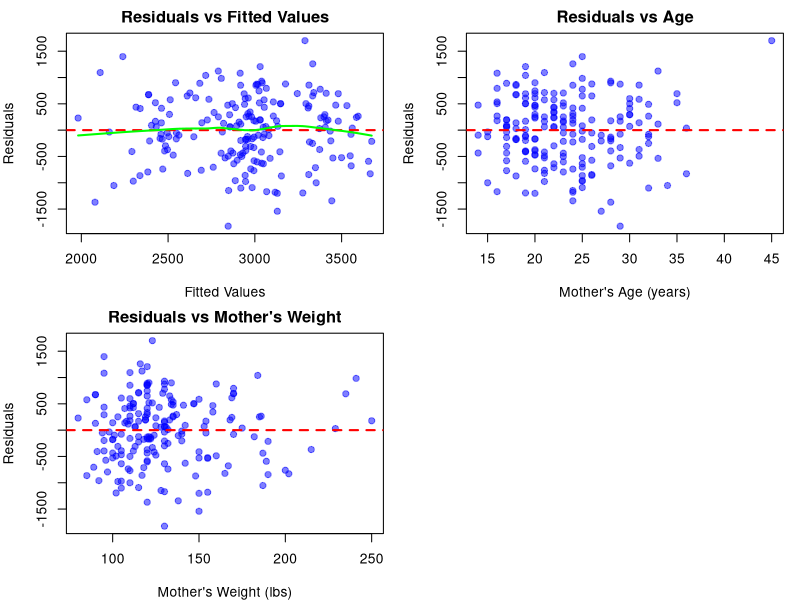
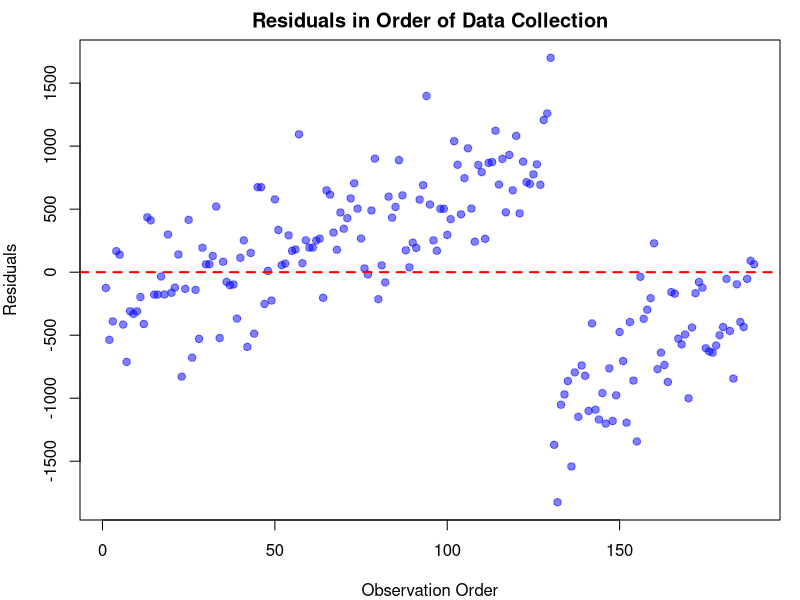
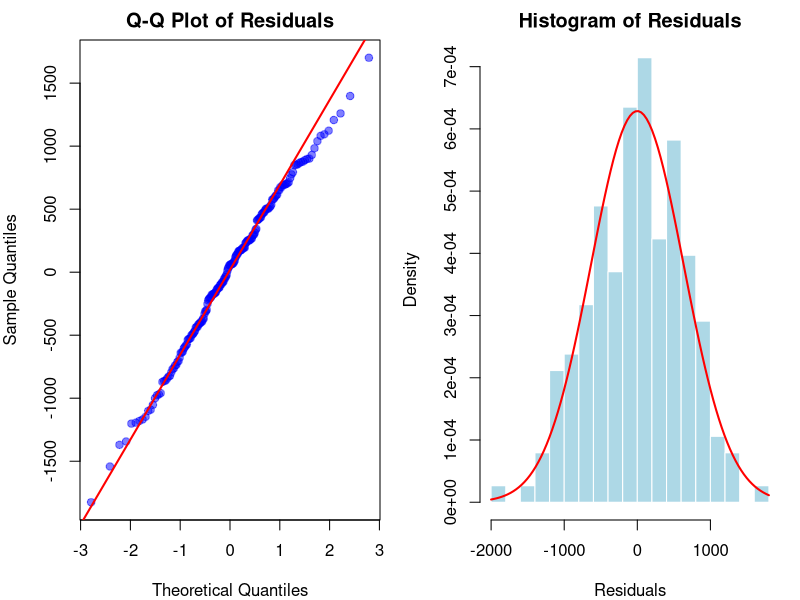
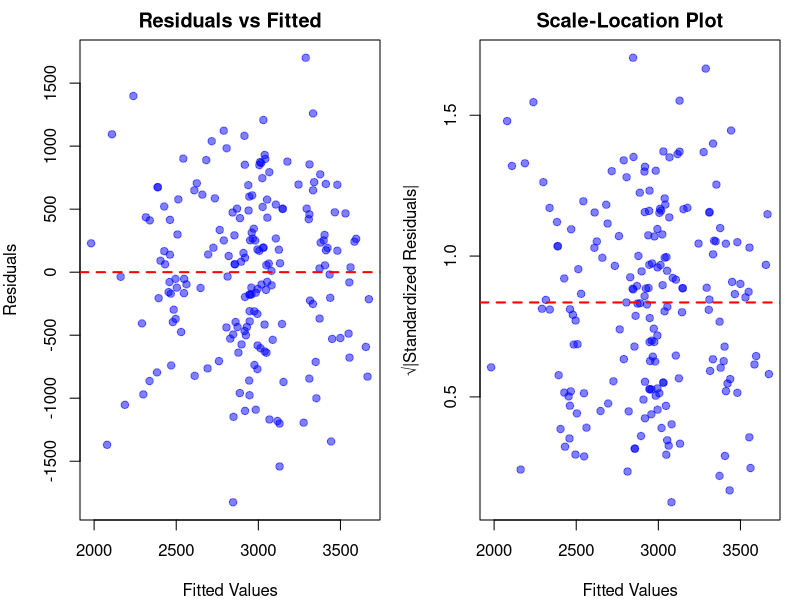
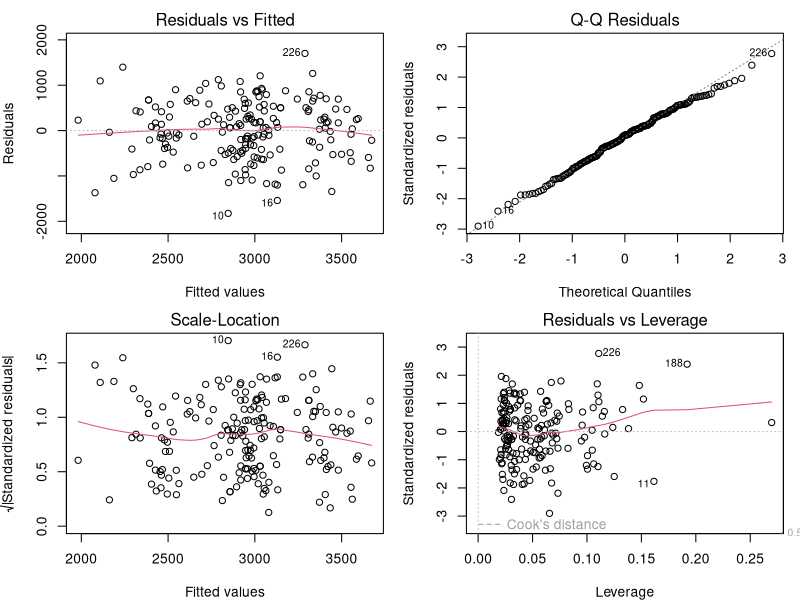
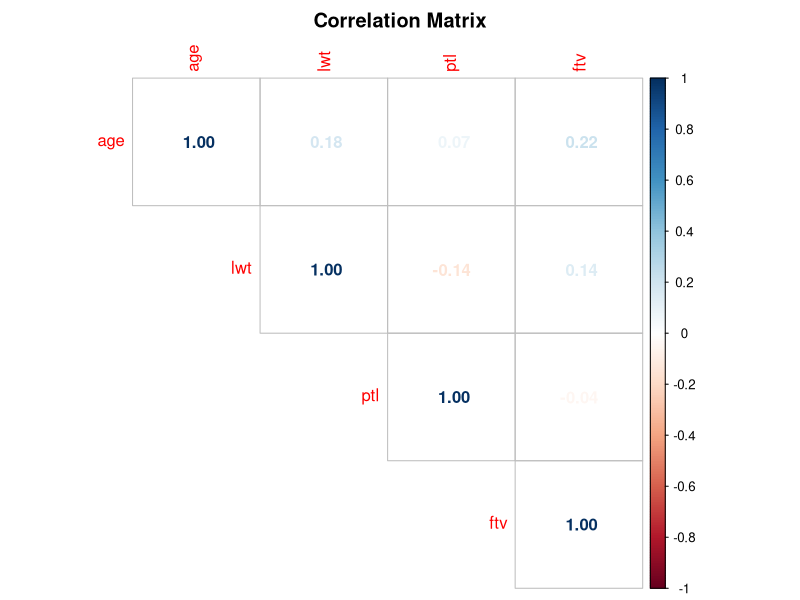
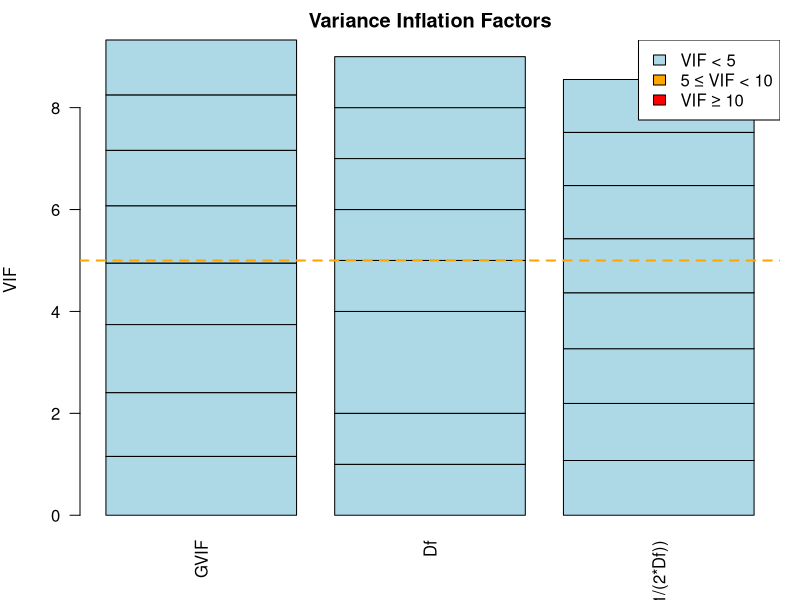
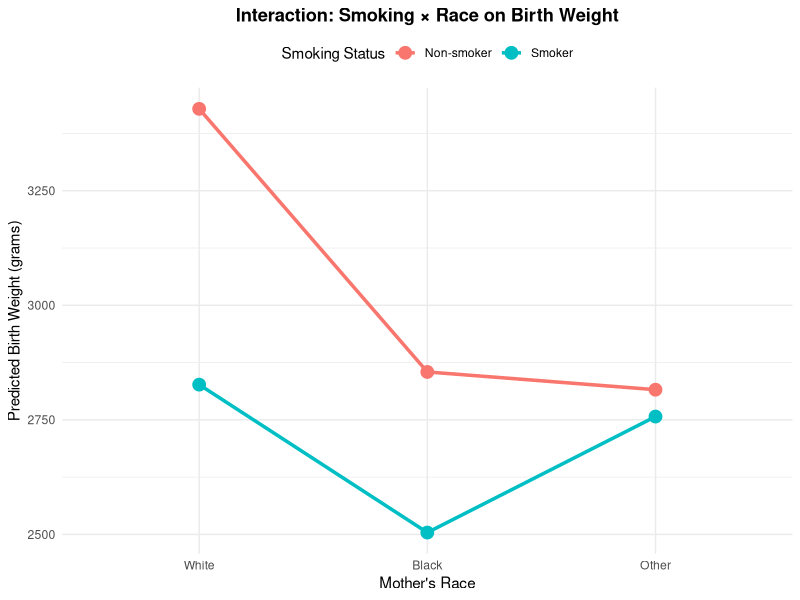

The R script that drew these images, in order:
# ==============================================================================
# Lecture 94: Lab - Building a Clinical Prediction Model
# Practical Biostatistics with R
# ==============================================================================

# Load required packages
library(MASS)      # For stepAIC function
library(car)       # For VIF calculation
library(ggplot2)   # For visualization
library(dplyr)     # For data manipulation
library(gridExtra) # For arranging plots

# If packages are not installed, run:
# install.packages(c("MASS", "car", "ggplot2", "dplyr", "gridExtra"))

# ==============================================================================
# DATASET: We'll use the 'birthwt' dataset from MASS package
# This is a classic epidemiological dataset about risk factors for low birth weight
# ==============================================================================

# Load the dataset
data(birthwt)

# View the first few rows
head(birthwt)

# View dataset structure
str(birthwt)

# Dataset description:
# low:   indicator of birth weight < 2.5 kg (0 = normal, 1 = low)
# age:   mother's age in years
# lwt:   mother's weight in pounds at last menstrual period
# race:  mother's race (1 = white, 2 = black, 3 = other)
# smoke: smoking status during pregnancy (0 = no, 1 = yes)
# ptl:   number of previous premature labors
# ht:    history of hypertension (0 = no, 1 = yes)
# ui:    presence of uterine irritability (0 = no, 1 = yes)
# ftv:   number of physician visits during first trimester
# bwt:   birth weight in grams (our outcome variable)

# ==============================================================================
# DATA PREPARATION
# ==============================================================================

# Create a working dataset
birth_data <- birthwt

# Convert categorical variables to factors with meaningful labels
birth_data$race <- factor(birth_data$race, 
                          levels = c(1, 2, 3),
                          labels = c("White", "Black", "Other"))

birth_data$smoke <- factor(birth_data$smoke, 
                           levels = c(0, 1),
                           labels = c("Non-smoker", "Smoker"))

birth_data$ht <- factor(birth_data$ht, 
                        levels = c(0, 1),
                        labels = c("No", "Yes"))

birth_data$ui <- factor(birth_data$ui, 
                        levels = c(0, 1),
                        labels = c("No", "Yes"))

# Summary statistics
summary(birth_data)

# Check for missing values
colSums(is.na(birth_data))

# ==============================================================================
# MULTIVARIABLE LINEAR REGRESSION
# ==============================================================================


# Simple linear regression (for comparison)
model_simple <- lm(bwt ~ age, data = birth_data)
summary(model_simple)

# simple regression r squared
summary(model_simple)$r.squared


# Multivariable linear regression
# Research question: What factors predict birth weight?
model_full <- lm(bwt ~ age + lwt + race + smoke + ptl + ht + ui + ftv, 
                 data = birth_data)

summary(model_full)

# Confidence intervals for coefficients
confint(model_full)

# ==============================================================================
# CHECKING MODEL ASSUMPTIONS
# ==============================================================================


# Extract residuals and fitted values
residuals <- residuals(model_full)
fitted_values <- fitted(model_full)
standardized_residuals <- rstandard(model_full)

# -----------------
# 1. LINEARITY CHECK
# -----------------

# Residuals vs Fitted Values plot
par(mfrow = c(2, 2), mar = c(4, 4, 2, 1))

plot(fitted_values, residuals,
     main = "Residuals vs Fitted Values",
     xlab = "Fitted Values",
     ylab = "Residuals",
     pch = 19, col = rgb(0, 0, 1, 0.5))
abline(h = 0, col = "red", lwd = 2, lty = 2)
lines(lowess(fitted_values, residuals), col = "green", lwd = 2)

##"Look for: Random scatter around zero (red line)
##"Warning signs: Curved patterns, systematic trends

# Partial residual plots for continuous predictors
# Age

plot(birth_data$age, residuals,
     main = "Residuals vs Age",
     xlab = "Mother's Age (years)",
     ylab = "Residuals",
     pch = 19, col = rgb(0, 0, 1, 0.5))
abline(h = 0, col = "red", lwd = 2, lty = 2)

# Mother's weight
plot(birth_data$lwt, residuals,
     main = "Residuals vs Mother's Weight",
     xlab = "Mother's Weight (lbs)",
     ylab = "Residuals",
     pch = 19, col = rgb(0, 0, 1, 0.5))
abline(h = 0, col = "red", lwd = 2, lty = 2)

par(mfrow = c(1, 1))

# -----------------
# 2. INDEPENDENCE CHECK
# -----------------

# Check based on study design
# Are observations independent?
# No clustering (e.g., multiple births from same mother)?
# No time series structure?

# Plot residuals in order of data collection
plot(1:length(residuals), residuals,
     main = "Residuals in Order of Data Collection",
     xlab = "Observation Order",
     ylab = "Residuals",
     pch = 19, col = rgb(0, 0, 1, 0.5))
abline(h = 0, col = "red", lwd = 2, lty = 2)

##Look for: Random pattern (no trends or cycles)

# -----------------
# 3. NORMALITY CHECK
# -----------------

par(mfrow = c(1, 2))

# Q-Q plot
qqnorm(residuals, main = "Q-Q Plot of Residuals",
       pch = 19, col = rgb(0, 0, 1, 0.5))
qqline(residuals, col = "red", lwd = 2)

# Histogram
hist(residuals, breaks = 20, col = "lightblue", border = "white",
     main = "Histogram of Residuals",
     xlab = "Residuals",
     probability = TRUE)
curve(dnorm(x, mean = mean(residuals), sd = sd(residuals)),
      add = TRUE, col = "red", lwd = 2)

par(mfrow = c(1, 1))

# Shapiro-Wilk test for normality
shapiro_test <- shapiro.test(residuals)
shapiro_test

# Conclusion: Residuals appear to be normally distributed (if p > 0.05)
# Conclusion: Evidence of non-normality (p < 0.05)
# Note: With large samples, minor deviations may be significant

# -----------------
# 4. HOMOSCEDASTICITY CHECK
# -----------------

par(mfrow = c(1, 2))

# Residuals vs Fitted
plot(fitted_values, residuals,
     main = "Residuals vs Fitted",
     xlab = "Fitted Values",
     ylab = "Residuals",
     pch = 19, col = rgb(0, 0, 1, 0.5))
abline(h = 0, col = "red", lwd = 2, lty = 2)

# Scale-Location plot
plot(fitted_values, sqrt(abs(standardized_residuals)),
     main = "Scale-Location Plot",
     xlab = "Fitted Values",
     ylab = "√|Standardized Residuals|",
     pch = 19, col = rgb(0, 0, 1, 0.5))
abline(h = mean(sqrt(abs(standardized_residuals))), col = "red", lwd = 2, lty = 2)

par(mfrow = c(1, 1))

# Look for: Constant vertical spread (no funnel or fan shape)

# Breusch-Pagan test for heteroscedasticity
bp_test <- lmtest::bptest(model_full)
bp_test
# Conclusion: No evidence of heteroscedasticity (p > 0.05)
# Conclusion: Evidence of heteroscedasticity (p < 0.05)

# Comprehensive diagnostic plots
par(mfrow = c(2, 2))
plot(model_full)
par(mfrow = c(1, 1))

# ==============================================================================
# LECTURE 91: MULTICOLLINEARITY & VIF
# ==============================================================================

# Calculate correlation matrix for continuous predictors
continuous_vars <- birth_data[, c("age", "lwt", "ptl", "ftv")]
cor_matrix <- cor(continuous_vars, use = "complete.obs")

print(round(cor_matrix, 3))

# Visualize correlation matrix
library(corrplot)
corrplot::corrplot(cor_matrix, method = "number", type = "upper",
                   title = "Correlation Matrix",
                   mar = c(0, 0, 2, 0))

# Calculate Variance Inflation Factor (VIF)
vif_values <- vif(model_full)
print(vif_values)

# VIF Interpretation
# VIF < 5: No multicollinearity concern
# 5 ≤ VIF < 10: Moderate multicollinearity
# "VIF ≥ 10: Severe multicollinearity



# Visualize VIF values
barplot(vif_values, 
        main = "Variance Inflation Factors",
        ylab = "VIF",
        col = ifelse(vif_values >= 10, "red",
                     ifelse(vif_values >= 5, "orange", "lightblue")),
        las = 2)
abline(h = 5, col = "orange", lty = 2, lwd = 2)
abline(h = 10, col = "red", lty = 2, lwd = 2)
legend("topright", legend = c("VIF < 5", "5 ≤ VIF < 10", "VIF ≥ 10"),
       fill = c("lightblue", "orange", "red"))

# ==============================================================================
# INTERACTION TERMS & EFFECT MODIFICATION
# ==============================================================================


# Research question: Does the effect of smoking on birth weight differ by race?

# Model without interaction
model_no_interaction <- lm(bwt ~ smoke + race, data = birth_data)

# Model with interaction
model_interaction <- lm(bwt ~ smoke * race, data = birth_data)

summary(model_no_interaction)

summary(model_interaction)

# Test if interaction is significant
# Testing for Interaction
anova_result <- anova(model_no_interaction, model_interaction)
print(anova_result)

# Conclusion: Significant interaction detected (p < 0.05) if the effect of smoking on birth weight differs across racial groups.
# Conclusion: No significant interaction (p > 0.05) if the effect of smoking is similar across racial groups.

# Visualize the interaction

# Calculate predicted values
pred_data <- expand.grid(
  smoke = levels(birth_data$smoke),
  race = levels(birth_data$race)
)

pred_data$predicted_bwt <- predict(model_interaction, newdata = pred_data)

# Create interaction plot
ggplot(pred_data, aes(x = race, y = predicted_bwt, color = smoke, group = smoke)) +
  geom_point(size = 4) +
  geom_line(linewidth = 1.2) +
  labs(title = "Interaction: Smoking × Race on Birth Weight",
       x = "Mother's Race",
       y = "Predicted Birth Weight (grams)",
       color = "Smoking Status") +
  theme_minimal() +
  theme(legend.position = "top",
        plot.title = element_text(hjust = 0.5, face = "bold"))

# Alternative visualization with actual data
ggplot(birth_data, aes(x = race, y = bwt, fill = smoke)) +
  geom_boxplot(alpha = 0.7) +
  labs(title = "Birth Weight by Race and Smoking Status",
       x = "Mother's Race",
       y = "Birth Weight (grams)",
       fill = "Smoking Status") +
  theme_minimal() +
  theme(legend.position = "top",
        plot.title = element_text(hjust = 0.5, face = "bold"))

# Example 2: Continuous × Continuous Interaction
# Does the effect of mother's age on birth weight depend on mother's weight?

model_continuous_interaction <- lm(bwt ~ age * lwt, data = birth_data)

# Continuous × Continuous Interaction: Age × Weight
summary(model_continuous_interaction)

# Visualize with predicted values at different levels
pred_data_cont <- expand.grid(
  age = seq(min(birth_data$age), max(birth_data$age), length.out = 50),
  lwt = quantile(birth_data$lwt, probs = c(0.25, 0.5, 0.75))
)

pred_data_cont$predicted_bwt <- predict(model_continuous_interaction, 
                                        newdata = pred_data_cont)
pred_data_cont$lwt_cat <- factor(pred_data_cont$lwt,
                                 labels = c("Low Weight (25th %ile)",
                                            "Medium Weight (50th %ile)",
                                            "High Weight (75th %ile)"))

ggplot(pred_data_cont, aes(x = age, y = predicted_bwt, color = lwt_cat)) +
  geom_line(linewidth = 1.2) +
  labs(title = "Interaction: Mother's Age × Weight on Birth Weight",
       x = "Mother's Age (years)",
       y = "Predicted Birth Weight (grams)",
       color = "Mother's Weight") +
  theme_minimal() +
  theme(legend.position = "top",
        plot.title = element_text(hjust = 0.5, face = "bold"))

# ==============================================================================
# MODEL SELECTION (AIC, BIC, Stepwise)
# ==============================================================================

# Compare models using AIC and BIC

# Define several candidate models
model1 <- lm(bwt ~ age, data = birth_data)
model2 <- lm(bwt ~ age + lwt, data = birth_data)
model3 <- lm(bwt ~ age + lwt + smoke, data = birth_data)
model4 <- lm(bwt ~ age + lwt + smoke + race, data = birth_data)
model5 <- model_full  # All predictors

# Create comparison table
model_comparison <- data.frame(
  Model = c("Age only", 
            "Age + Weight",
            "Age + Weight + Smoke",
            "Age + Weight + Smoke + Race",
            "Full model (all predictors)"),
  Predictors = c(1, 2, 3, 5, 8),
  R_squared = c(summary(model1)$r.squared,
                summary(model2)$r.squared,
                summary(model3)$r.squared,
                summary(model4)$r.squared,
                summary(model5)$r.squared),
  Adj_R_squared = c(summary(model1)$adj.r.squared,
                    summary(model2)$adj.r.squared,
                    summary(model3)$adj.r.squared,
                    summary(model4)$adj.r.squared,
                    summary(model5)$adj.r.squared),
  AIC = c(AIC(model1), AIC(model2), AIC(model3), AIC(model4), AIC(model5)),
  BIC = c(BIC(model1), BIC(model2), BIC(model3), BIC(model4), BIC(model5))
)

print(model_comparison)


# Calculate delta AIC and BIC
model_comparison$Delta_AIC <- model_comparison$AIC - min(model_comparison$AIC)
model_comparison$Delta_BIC <- model_comparison$BIC - min(model_comparison$BIC)

print(model_comparison)

# -----------------
# STEPWISE SELECTION
# -----------------


# Forward selection
model_null <- lm(bwt ~ 1, data = birth_data)  # Intercept only
model_forward <- stepAIC(model_null, 
                         scope = list(lower = model_null, upper = model_full),
                         direction = "forward",
                         trace = TRUE)

summary(model_forward)

# Backward elimination
model_backward <- stepAIC(model_full, 
                          direction = "backward",
                          trace = TRUE)

summary(model_backward)

# Stepwise (both directions)
model_stepwise <- stepAIC(model_null,
                          scope = list(lower = model_null, upper = model_full),
                          direction = "both",
                          trace = TRUE)

summary(model_stepwise)

# Compare stepwise results
AIC(model_forward)
AIC(model_backward)
AIC(model_stepwise)


# -----------------
# MODEL VALIDATION
# -----------------

# Split data into training and test sets
set.seed(123)  # For reproducibility
train_index <- sample(1:nrow(birth_data), size = 0.7 * nrow(birth_data))
train_data <- birth_data[train_index, ]
test_data <- birth_data[-train_index, ]

nrow(train_data)
nrow(test_data)

# Fit model on training data
model_train <- lm(bwt ~ lwt + race + smoke + ht + ui, data = train_data)

# Predictions on test data
predictions <- predict(model_train, newdata = test_data)

# Calculate performance metrics
actual <- test_data$bwt
residuals_test <- actual - predictions

# Root Mean Squared Error (RMSE)
rmse <- sqrt(mean(residuals_test^2))

# Mean Absolute Error (MAE)
mae <- mean(abs(residuals_test))

# R-squared on test data
ss_res <- sum(residuals_test^2)
ss_tot <- sum((actual - mean(actual))^2)
r_squared_test <- 1 - (ss_res / ss_tot)

cat("--- Test Set Performance ---\n")
cat("RMSE:", round(rmse, 2), "grams\n")
cat("MAE:", round(mae, 2), "grams\n")
cat("R-squared (test):", round(r_squared_test, 3), "\n")
cat("R-squared (training):", round(summary(model_train)$r.squared, 3), "\n")

# Plot predicted vs actual
plot(actual, predictions,
     main = "Predicted vs Actual Birth Weight (Test Set)",
     xlab = "Actual Birth Weight (grams)",
     ylab = "Predicted Birth Weight (grams)",
     pch = 19, col = rgb(0, 0, 1, 0.5))
abline(a = 0, b = 1, col = "red", lwd = 2, lty = 2)
legend("topleft", legend = "Perfect prediction", col = "red", lty = 2, lwd = 2)

# ==============================================================================
# FINAL MODEL AND INTERPRETATION
# ==============================================================================


# Based on our analyses, select final model
# Let's use the backward elimination result as our final model
final_model <- model_backward

summary(final_model)

cat("\n--- Model Diagnostics ---\n")
cat("R-squared:", round(summary(final_model)$r.squared, 3), "\n")
cat("Adjusted R-squared:", round(summary(final_model)$adj.r.squared, 3), "\n")
cat("AIC:", round(AIC(final_model), 2), "\n")
cat("BIC:", round(BIC(final_model), 2), "\n")

# Check assumptions for final model
cat("\n--- Checking Assumptions for Final Model ---\n")
par(mfrow = c(2, 2))
plot(final_model)
par(mfrow = c(1, 1))

# VIF for final model
cat("\n--- VIF for Final Model ---\n")
print(vif(final_model))
